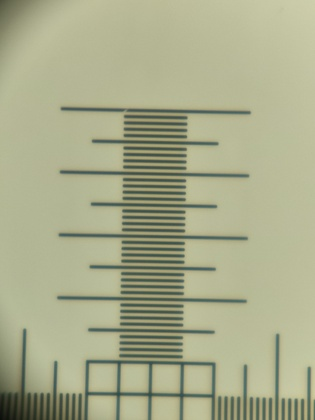
%> input picture After IBG/histogram examples/10_oppo.jpg, 315 x 420 px, shrunk from 3000 x 4000 before the run
$ octave histogram.m   (GNU Octave 9; MATLAB toolbox functions it lacks are replaced by stand-ins)
%> lines starting %> are read from the running program, lines starting %| are printed output that depends on the picture
### After IBG/histogram examples/histogram_extracted.m
function y = histogram_extracted(im,name)
% make a function with input rgb image and the name of the image for plot

    gray_scaled = rgb2gray(im); % gray scale transition

    % my own histogram extracting method (ZOY)
    L = 256; % the gray scale length
    h = zeros(1,L);  % histogram array creation
    [r , c] = size(gray_scaled); % size of the image extraction

    for i = 1 : r % for loop for rows
        for j = 1 : c % for loop for columns

            px = gray_scaled(i, j); % extracting of pixel value
            h(px + 1) = h(px + 1) + 1; % filling the histogram array

        end
    end

    % built-in image histogram maker
    [counts, gLevels] = imhist(gray_scaled);


    y = figure('Position', get(0, 'Screensize')); % make the plot full screen
    sgtitle(name); % title of the plot

% [9 lines of commented-out code are left out]
    bar(gLevels, counts); % fill the third subplot
    xlim([0, max(gLevels)]); % x and y axis limits
    ylim([0, max(counts)])
% [7 lines of commented-out code are left out]

end

### After IBG/histogram examples/histogram.m
clc
close all
clear all

im1 = imread("10_oppo.jpg"); % read image
%> im1 is the input picture: size 420x315x3 uint8; mean R, G, B 168.1, 170.9, 139
saveas(histogram_extracted(im1,"10 oppo.jpg") ,"h_Result_10_oppo.png"); % call the function and save the results as a .png file
%> in histogram_extracted, `gray_scaled = rgb2gray(im);`:
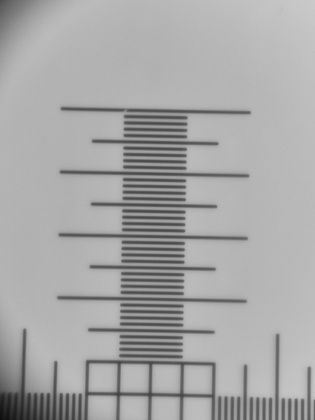
%> gray_scaled: size 420x315 uint8; min 12, max 202, mean 166.5
%> after the loop in histogram_extracted, `for i = 1 : r`: h = 256 values, max 9961 at index 179, min 0 at index 1, mean 516.8
%> in histogram_extracted, `[counts, gLevels] = imhist(gray_scaled);`: counts has the same summary as h; gLevels = 256 values from 0 to 255

im2 = imread("20_oppo.jpg");
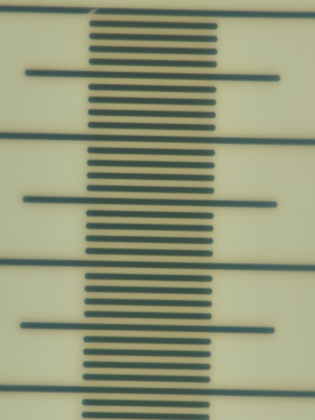
%> input picture After IBG/histogram examples/20_oppo.jpg, 315 x 420 px, shrunk from 3000 x 4000 before the run
%> im2 is the input picture: size 420x315x3 uint8; mean R, G, B 146.8, 151.6, 120.9
saveas(histogram_extracted(im2, "20 oppo.jpg"),"h_Result_20_oppo.png");
%> call 2 of histogram_extracted, with name = '20 oppo.jpg'
%> in histogram_extracted (call 2), `gray_scaled = rgb2gray(im);`:
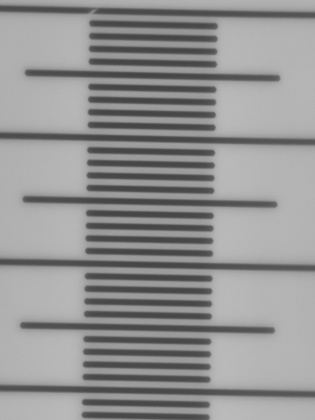
%> gray_scaled: size 420x315 uint8; min 67, max 187, mean 146.7
%> after the loop in histogram_extracted (call 2), `for i = 1 : r`: h = 256 values, max 8816 at index 181, min 0 at index 1, mean 516.8
%> in histogram_extracted (call 2), `[counts, gLevels] = imhist(gray_scaled);`: counts has the same summary as h
%> in histogram_extracted (call 2), `ylim([0, max(counts)])`:
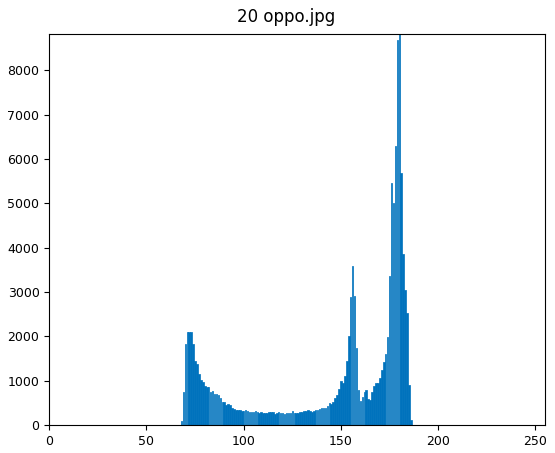
%> figure redrawn from the program's plot data; tallest bar 8816 high, from x = 179.6 to 180.4

im3 = imread("30_oppo.jpg");
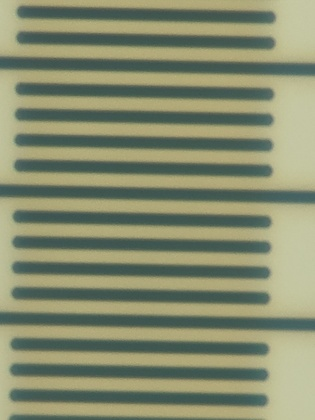
%> input picture After IBG/histogram examples/30_oppo.jpg, 315 x 420 px, shrunk from 3000 x 4000 before the run
%> im3 is the input picture: size 420x315x3 uint8; mean R, G, B 134.9, 140.3, 111.2
saveas(histogram_extracted(im3, "30 oppo.jpg"),"h_Result_30_oppo.png");
%> call 3 of histogram_extracted, with name = '30 oppo.jpg'
%> in histogram_extracted (call 3), `gray_scaled = rgb2gray(im);`:
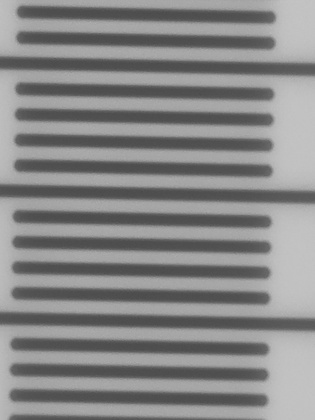
%> gray_scaled: size 420x315 uint8; min 73, max 196, mean 135.4
%> after the loop in histogram_extracted (call 3), `for i = 1 : r`: h = 256 values, max 6276 at index 167, min 0 at index 1, mean 516.8
%> in histogram_extracted (call 3), `[counts, gLevels] = imhist(gray_scaled);`: counts has the same summary as h
%> in histogram_extracted (call 3), `ylim([0, max(counts)])`:
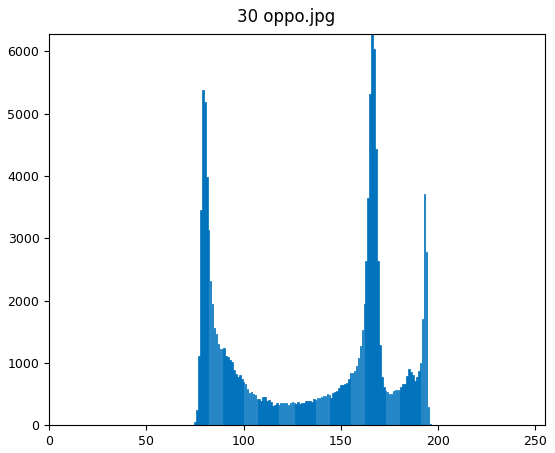
%> figure redrawn from the program's plot data; tallest bar 6276 high, from x = 165.6 to 166.4

%> (the run ends here)
